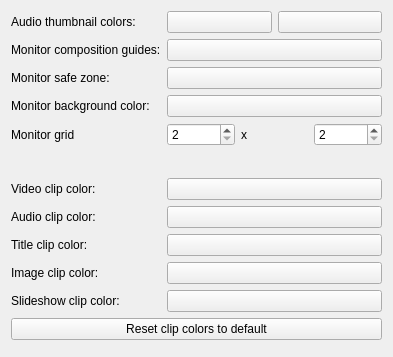
<?xml version="1.0" encoding="UTF-8"?>
<ui version="4.0">
 <author>
SPDX-FileCopyrightText: none
SPDX-License-Identifier: GPL-3.0-only OR LicenseRef-KDE-Accepted-GPL
 </author>
 <class>ConfigColors_UI</class>
 <widget class="QWidget" name="ConfigColors_UI">
  <property name="geometry">
   <rect>
    <x>0</x>
    <y>0</y>
    <width>393</width>
    <height>244</height>
   </rect>
  </property>
  <layout class="QFormLayout" name="formLayout">
   <item row="0" column="0">
    <widget class="QLabel" name="label_audio_thumbs">
     <property name="text">
      <string>Audio thumbnail colors:</string>
     </property>
    </widget>
   </item>
   <item row="0" column="1">
    <layout class="QHBoxLayout" name="horizontalLayout">
     <item>
      <widget class="KColorButton" name="kcfg_thumbColor1"/>
     </item>
     <item>
      <widget class="KColorButton" name="kcfg_thumbColor2"/>
     </item>
    </layout>
   </item>
   <item row="1" column="0">
    <widget class="QLabel" name="label_monitor_overlay">
     <property name="text">
      <string>Monitor composition guides:</string>
     </property>
    </widget>
   </item>
   <item row="1" column="1">
    <widget class="KColorButton" name="kcfg_overlayColor"/>
   </item>
   <item row="3" column="0">
    <widget class="QLabel" name="label_monitor_bg">
     <property name="text">
      <string>Monitor background color:</string>
     </property>
    </widget>
   </item>
   <item row="3" column="1">
    <widget class="KColorButton" name="kcfg_window_background"/>
   </item>
   <item row="4" column="0">
    <widget class="QLabel" name="label">
     <property name="text">
      <string>Monitor grid</string>
     </property>
    </widget>
   </item>
   <item row="4" column="1">
    <layout class="QHBoxLayout" name="horizontalLayout_2">
     <item>
      <widget class="QSpinBox" name="kcfg_monitorGridH">
       <property name="minimum">
        <number>2</number>
       </property>
       <property name="maximum">
        <number>2000</number>
       </property>
      </widget>
     </item>
     <item>
      <widget class="QLabel" name="label_2">
       <property name="text">
        <string notr="true">x</string>
       </property>
      </widget>
     </item>
     <item>
      <widget class="QSpinBox" name="kcfg_monitorGridV">
       <property name="minimum">
        <number>2</number>
       </property>
       <property name="maximum">
        <number>2000</number>
       </property>
      </widget>
     </item>
    </layout>
   </item>
   <item row="5" column="0" colspan="2">
    <widget class="QFrame" name="guides_box">
     <property name="minimumSize">
      <size>
       <width>20</width>
       <height>20</height>
      </size>
     </property>
     <property name="frameShape">
      <enum>QFrame::Shape::NoFrame</enum>
     </property>
     <property name="frameShadow">
      <enum>QFrame::Shadow::Raised</enum>
     </property>
    </widget>
   </item>
   <item row="6" column="0">
    <widget class="QLabel" name="label_video_color">
     <property name="text">
      <string>Video clip color:</string>
     </property>
    </widget>
   </item>
   <item row="6" column="1">
    <widget class="KColorButton" name="videoColor">
     <property name="alphaChannelEnabled">
        <bool>true</bool>
     </property>
    </widget>
   </item>
   <item row="7" column="0">
    <widget class="QLabel" name="label_audio_color">
     <property name="text">
      <string>Audio clip color:</string>
     </property>
    </widget>
   </item>
   <item row="7" column="1">
    <widget class="KColorButton" name="audioColor">
     <property name="alphaChannelEnabled">
        <bool>true</bool>
     </property>
    </widget>
   </item>
   <item row="8" column="0">
    <widget class="QLabel" name="label_title_color">
     <property name="text">
      <string>Title clip color:</string>
     </property>
    </widget>
   </item>
   <item row="8" column="1">
    <widget class="KColorButton" name="titleColor">
     <property name="alphaChannelEnabled">
        <bool>true</bool>
     </property>
    </widget>
   </item>
   <item row="9" column="0">
    <widget class="QLabel" name="label_image_color">
     <property name="text">
      <string>Image clip color:</string>
     </property>
    </widget>
   </item>
   <item row="9" column="1">
    <widget class="KColorButton" name="imageColor">
     <property name="alphaChannelEnabled">
        <bool>true</bool>
     </property>
    </widget>
   </item>
   <item row="10" column="0">
    <widget class="QLabel" name="label_slideshow_color">
     <property name="text">
      <string>Slideshow clip color:</string>
     </property>
    </widget>
   </item>
   <item row="10" column="1">
    <widget class="KColorButton" name="slideshowColor">
     <property name="alphaChannelEnabled">
        <bool>true</bool>
     </property>
    </widget>
   </item>
   <item row="11" column="0" colspan="2">
   <widget class="QPushButton" name="resetClipColors">
   <property name="text">
      <string>Reset clip colors to default</string>
   </property>
   </widget>
   </item>
   <item row="12" column="0">
    <spacer name="verticalSpacer">
     <property name="orientation">
      <enum>Qt::Orientation::Vertical</enum>
     </property>
     <property name="sizeHint" stdset="0">
      <size>
       <width>20</width>
       <height>248</height>
      </size>
     </property>
    </spacer>
   </item>
   <item row="2" column="0">
    <widget class="QLabel" name="label_3">
     <property name="text">
      <string>Monitor safe zone:</string>
     </property>
    </widget>
   </item>
   <item row="2" column="1">
    <widget class="KColorButton" name="kcfg_safeColor"/>
   </item>
  </layout>
 </widget>
 <customwidgets>
  <customwidget>
   <class>KColorButton</class>
   <extends>QPushButton</extends>
   <header>kcolorbutton.h</header>
  </customwidget>
 </customwidgets>
 <resources/>
 <connections/>
</ui>
